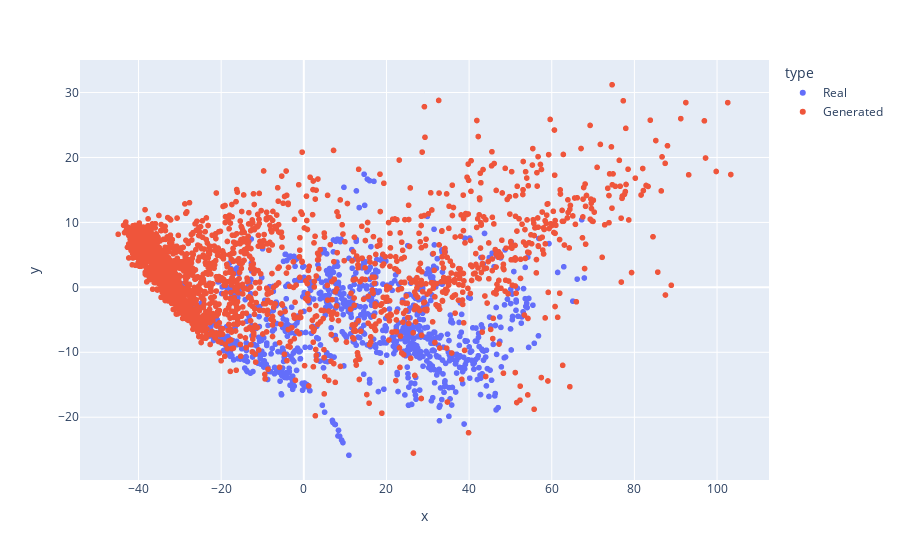

Write notebook code for a chart like this one.
### Code cell
fig = px.scatter(df_audios, x="x", y="y", color="type", hover_name='num')

fig.show()

### Figure 1 — Plotly figure (JSON) as saved in the notebook; plotly's stock layout.template omitted (floating-point values rounded to 4 significant figures; data arrays with more than 128 entries replaced by an {"elided": "..."} marker saying what was removed)
{"data": [{"hovertemplate": "<b>%{hovertext}</b><br><br>type=Real<br>x=%{x}<br>y=%{y}<extra></extra>", "hovertext": {"elided": "1000 int values"}, "legendgroup": "Real", "marker": {"color": "#636efa", "symbol": "circle"}, "mode": "markers", "name": "Real", "showlegend": true, "type": "scattergl", "x": {"elided": "1000 float values"}, "xaxis": "x", "y": {"elided": "1000 float values"}, "yaxis": "y"}, {"hovertemplate": "<b>%{hovertext}</b><br><br>type=Generated<br>x=%{x}<br>y=%{y}<extra></extra>", "hovertext": {"elided": "1940 int values"}, "legendgroup": "Generated", "marker": {"color": "#EF553B", "symbol": "circle"}, "mode": "markers", "name": "Generated", "showlegend": true, "type": "scattergl", "x": {"elided": "1940 float values"}, "xaxis": "x", "y": {"elided": "1940 float values"}, "yaxis": "y"}], "layout": {"legend": {"title": {"text": "type"}, "tracegroupgap": 0}, "margin": {"t": 60}, "xaxis": {"anchor": "y", "domain": [0, 1], "title": {"text": "x"}}, "yaxis": {"anchor": "x", "domain": [0, 1], "title": {"text": "y"}}}}
